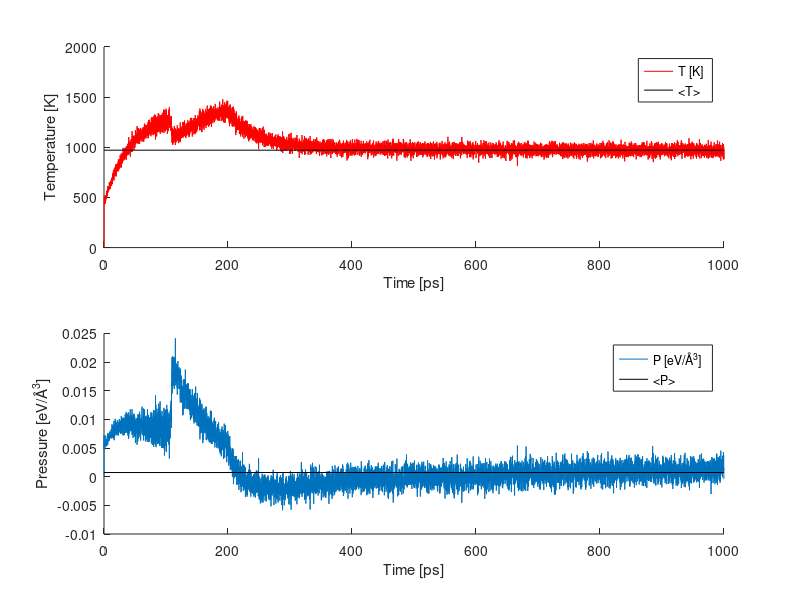

The MATLAB script that drew this image:
%% Plot energies
close all;
clear all;

data = load('simulation2.dat');

t = data(:,1);
figure(1);

subplot(2,1,1);
hold on;
equibEnd = find(t>600, 1)
T_mean = mean(data(equibEnd:end,5))
plot(t,data(:,5), 'r')
plot([0, max(t)],[T_mean T_mean], 'k');
legend('T [K]', '<T>');
xlabel('Time [ps]')
ylabel('Temperature [K]')

subplot(2,1,2);
hold on;
P_mean = mean(data(equibEnd:end,6))
plot(t,data(:,6))
plot([0, max(t)],[P_mean P_mean], 'k');
legend('P [eV/Å^3]', '<P>');
xlabel('Time [ps]')
ylabel('Pressure [eV/Å^3]')


hold off;